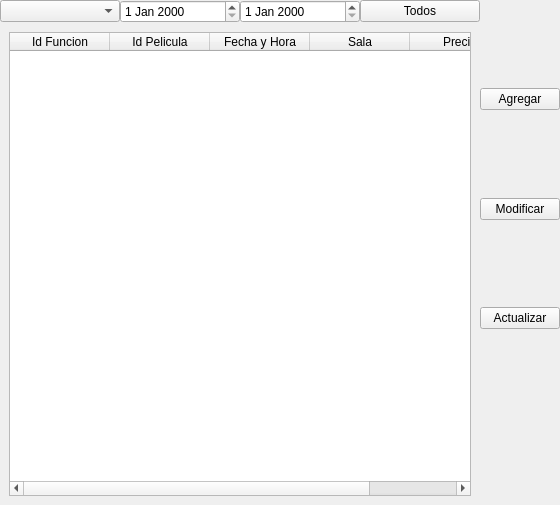
            <widget class="QWidget" name="page">
             <layout class="QHBoxLayout" name="horizontalLayout_11">
              <property name="spacing">
               <number>0</number>
              </property>
              <property name="leftMargin">
               <number>0</number>
              </property>
              <property name="topMargin">
               <number>0</number>
              </property>
              <property name="rightMargin">
               <number>0</number>
              </property>
              <property name="bottomMargin">
               <number>0</number>
              </property>
              <item>
               <widget class="QWidget" name="widget_12" native="true">
                <layout class="QVBoxLayout" name="verticalLayout_38">
                 <property name="spacing">
                  <number>0</number>
                 </property>
                 <property name="leftMargin">
                  <number>0</number>
                 </property>
                 <property name="topMargin">
                  <number>0</number>
                 </property>
                 <property name="rightMargin">
                  <number>0</number>
                 </property>
                 <property name="bottomMargin">
                  <number>0</number>
                 </property>
                 <item>
                  <widget class="QWidget" name="widget_40" native="true">
                   <property name="maximumSize">
                    <size>
                     <width>16777215</width>
                     <height>100</height>
                    </size>
                   </property>
                   <layout class="QVBoxLayout" name="verticalLayout_16">
                    <property name="spacing">
                     <number>0</number>
                    </property>
                    <property name="leftMargin">
                     <number>0</number>
                    </property>
                    <property name="topMargin">
                     <number>0</number>
                    </property>
                    <property name="rightMargin">
                     <number>0</number>
                    </property>
                    <property name="bottomMargin">
                     <number>0</number>
                    </property>
                    <item>
                     <layout class="QHBoxLayout" name="horizontalLayout_15">
                      <property name="spacing">
                       <number>0</number>
                      </property>
                      <item>
                       <widget class="QComboBox" name="comboBox_idfunciones">
                        <property name="minimumSize">
                         <size>
                          <width>120</width>
                          <height>0</height>
                         </size>
                        </property>
                       </widget>
                      </item>
                      <item>
                       <widget class="QDateEdit" name="fecha_filtro_inicio_f">
                        <property name="minimumSize">
                         <size>
                          <width>120</width>
                          <height>0</height>
                         </size>
                        </property>
                       </widget>
                      </item>
                      <item>
                       <widget class="QDateEdit" name="fecha_filtro_fin_f">
                        <property name="minimumSize">
                         <size>
                          <width>120</width>
                          <height>0</height>
                         </size>
                        </property>
                       </widget>
                      </item>
                      <item>
                       <widget class="QPushButton" name="btn_mostrar_todo_funcion">
                        <property name="minimumSize">
                         <size>
                          <width>120</width>
                          <height>0</height>
                         </size>
                        </property>
                        <property name="text">
                         <string>Todos</string>
                        </property>
                       </widget>
                      </item>
                     </layout>
                    </item>
                   </layout>
                  </widget>
                 </item>
                 <item>
                  <widget class="QWidget" name="widget_41" native="true">
                   <property name="maximumSize">
                    <size>
                     <width>16777215</width>
                     <height>550</height>
                    </size>
                   </property>
                   <layout class="QVBoxLayout" name="verticalLayout_39">
                    <item>
                     <widget class="QTableWidget" name="tableWidget_funciones">
                      <column>
                       <property name="text">
                        <string>Id Funcion</string>
                       </property>
                      </column>
                      <column>
                       <property name="text">
                        <string>Id Pelicula</string>
                       </property>
                      </column>
                      <column>
                       <property name="text">
                        <string>Fecha y Hora</string>
                       </property>
                      </column>
                      <column>
                       <property name="text">
                        <string>Sala</string>
                       </property>
                      </column>
                      <column>
                       <property name="text">
                        <string>Precio</string>
                       </property>
                      </column>
                     </widget>
                    </item>
                   </layout>
                  </widget>
                 </item>
                </layout>
               </widget>
              </item>
              <item>
               <widget class="QWidget" name="widget_13" native="true">
                <property name="maximumSize">
                 <size>
                  <width>100</width>
                  <height>16777215</height>
                 </size>
                </property>
                <layout class="QVBoxLayout" name="verticalLayout_37">
                 <property name="spacing">
                  <number>0</number>
                 </property>
                 <property name="leftMargin">
                  <number>0</number>
                 </property>
                 <property name="topMargin">
                  <number>0</number>
                 </property>
                 <property name="rightMargin">
                  <number>0</number>
                 </property>
                 <property name="bottomMargin">
                  <number>0</number>
                 </property>
                 <item>
                  <spacer name="verticalSpacer_2">
                   <property name="orientation">
                    <enum>Qt::Vertical</enum>
                   </property>
                   <property name="sizeHint" stdset="0">
                    <size>
                     <width>20</width>
                     <height>88</height>
                    </size>
                   </property>
                  </spacer>
                 </item>
                 <item>
                  <widget class="QPushButton" name="btn_agregar_funcion">
                   <property name="text">
                    <string>Agregar</string>
                   </property>
                  </widget>
                 </item>
                 <item>
                  <spacer name="verticalSpacer_3">
                   <property name="orientation">
                    <enum>Qt::Vertical</enum>
                   </property>
                   <property name="sizeHint" stdset="0">
                    <size>
                     <width>20</width>
                     <height>88</height>
                    </size>
                   </property>
                  </spacer>
                 </item>
                 <item>
                  <widget class="QPushButton" name="btn_modificar_funcion">
                   <property name="text">
                    <string>Modificar</string>
                   </property>
                  </widget>
                 </item>
                 <item>
                  <spacer name="verticalSpacer_4">
                   <property name="orientation">
                    <enum>Qt::Vertical</enum>
                   </property>
                   <property name="sizeHint" stdset="0">
                    <size>
                     <width>20</width>
                     <height>87</height>
                    </size>
                   </property>
                  </spacer>
                 </item>
                 <item>
                  <widget class="QPushButton" name="btn_actualizar_funcion">
                   <property name="text">
                    <string>Actualizar</string>
                   </property>
                  </widget>
                 </item>
                 <item>
                  <spacer name="verticalSpacer_5">
                   <property name="orientation">
                    <enum>Qt::Vertical</enum>
                   </property>
                   <property name="sizeHint" stdset="0">
                    <size>
                     <width>20</width>
                     <height>88</height>
                    </size>
                   </property>
                  </spacer>
                 </item>
                 <item>
                  <spacer name="verticalSpacer_6">
                   <property name="orientation">
                    <enum>Qt::Vertical</enum>
                   </property>
                   <property name="sizeHint" stdset="0">
                    <size>
                     <width>20</width>
                     <height>88</height>
                    </size>
                   </property>
                  </spacer>
                 </item>
                </layout>
               </widget>
              </item>
             </layout>
            </widget>
